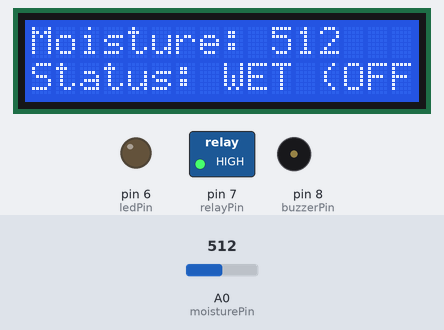
The sketch below on a simulated Arduino Uno, built with avr-gcc and run on an emulated ATmega328P. Parts: 16×2 character LCD, switched loads named in the sketch (green lamp = pin HIGH), output pins drawn as LEDs (lit = HIGH), buzzer (waves = sounding, pin HIGH). The inputs (shaded band) are chosen by the test bench; at power-on: A0 (moisturePin) = 512.

Above: at 3.2 s.
3.3 s: A0 (moisturePin) set to 590
At 5.2 s:
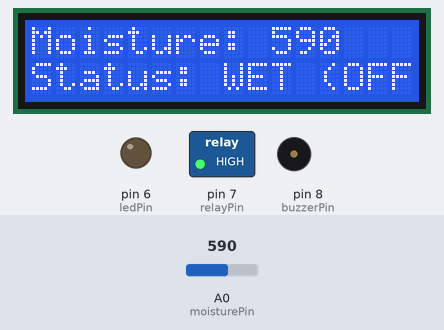
5.6 s: A0 (moisturePin) set to 612
At 6.6 s:
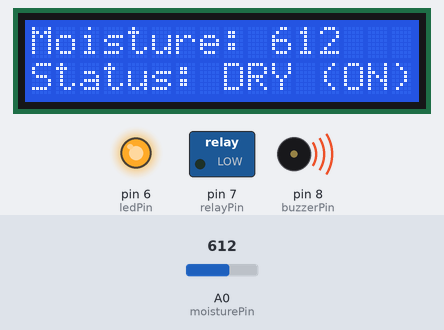
7.7 s: A0 (moisturePin) set to 511
At 9.3 s:
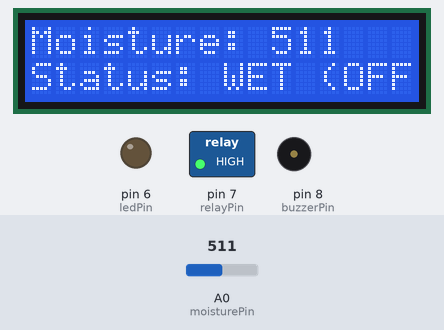
Timing chart, 0 to 10.8 s (numbered marks = the images above; inputs shaded):
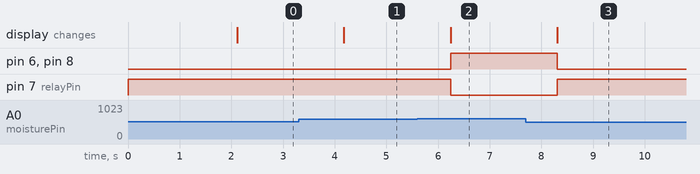

Measured:
- the behaviour switches between 600 and 601 on A0 (moisturePin) (found by bisection; images 1 and 2)
- after the input at 3.3 s, the display: changes after 0.88 s (image 1)
- after the input at 5.6 s, pin 6 (ledPin), pin 8 (buzzerPin): LOW → HIGH after 0.64 s; pin 7 (relayPin): HIGH → LOW after 0.64 s; the display: changes after 0.64 s (image 2)
- after the input at 7.7 s, pin 6 (ledPin), pin 8 (buzzerPin): HIGH → LOW after 0.61 s; pin 7 (relayPin): LOW → HIGH after 0.61 s; the display: changes after 0.61 s (image 3)

The sketch:

vip10.ino
```cpp
#include <Wire.h>
#include <LiquidCrystal_I2C.h>

// Set the LCD address to 0x27 (or 0x3F) for a 16 chars and 2 line display
LiquidCrystal_I2C lcd(0x27, 16, 2);

const int moisturePin = A0;   // Soil moisture sensor analog pin
const int relayPin = 7;       // Relay control pin for the pump
const int ledPin = 6;         // Red LED pin
const int buzzerPin = 8;      // Buzzer pin

// Threshold value for dry soil (adjust this based on your sensor calibration)
const int thresholdValue = 600;

void setup() {
  pinMode(relayPin, OUTPUT);
  pinMode(ledPin, OUTPUT);
  pinMode(buzzerPin, OUTPUT);

  // Initial state
  digitalWrite(relayPin, HIGH); // Note: Many relay modules are Active LOW
  digitalWrite(ledPin, LOW);
  digitalWrite(buzzerPin, LOW);

  // Initialize LCD
  lcd.init();
  lcd.backlight();

  lcd.setCursor(0, 0);
  lcd.print("Soil Monitor Sys");
  delay(2000);
  lcd.clear();
}

void loop() {
  int moistureValue = analogRead(moisturePin); // Read sensor value (0 to 1023)

  // Display moisture level on LCD
  lcd.setCursor(0, 0);
  lcd.print("Moisture: ");
  lcd.print(moistureValue);
  lcd.print("   "); // Clear trailing characters

  lcd.setCursor(0, 1);

  // Check if soil is dry
  if (moistureValue > thresholdValue) {
    // Soil is DRY -> Turn ON pump, LED, and Buzzer alert
    lcd.print("Status: DRY (ON) ");
    digitalWrite(relayPin, LOW);  // Turn relay ON (change to HIGH if your relay is Active HIGH)
    digitalWrite(ledPin, HIGH);
    digitalWrite(buzzerPin, HIGH);
  } else {
    // Soil is WET -> Turn OFF pump, LED, and Buzzer
    lcd.print("Status: WET (OFF)");
    digitalWrite(relayPin, HIGH); // Turn relay OFF
    digitalWrite(ledPin, LOW);
    digitalWrite(buzzerPin, LOW);
  }

  delay(1000); // Wait 1 second before next reading
}
```
